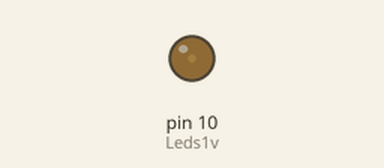
Bench run of a sketch on a simulated Arduino Uno, built with avr-gcc and run on an emulated ATmega328P. On the bench: output pins drawn as LEDs (lit = HIGH). What the sketch prints to the serial monitor is not drawn.

Above: at 39.95 s.
Timing chart, 0 to 40.0 s (numbered marks = the images above):
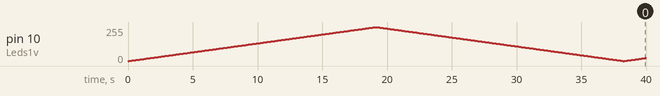

The sketch:

Majakka.ino
```cpp
#define Leds1v 10


void setup(){
  pinMode(Leds1v, OUTPUT );
  Serial.begin(9600);
  Serial.println("Startup");
  }
  #define VIIVE 75

byte teho=0;
bool countUp = true;

  void loop(){

    analogWrite(Leds1v, teho);
    if (countUp == true ){
      teho++;
    }else{
    teho--;
    }
   if ( teho == 255 ) {
    countUp = false;
    Serial.println("down");
    }
    if(teho == 0){
      countUp = true;
      Serial.println("up");

    }


delay (VIIVE);
}
```
